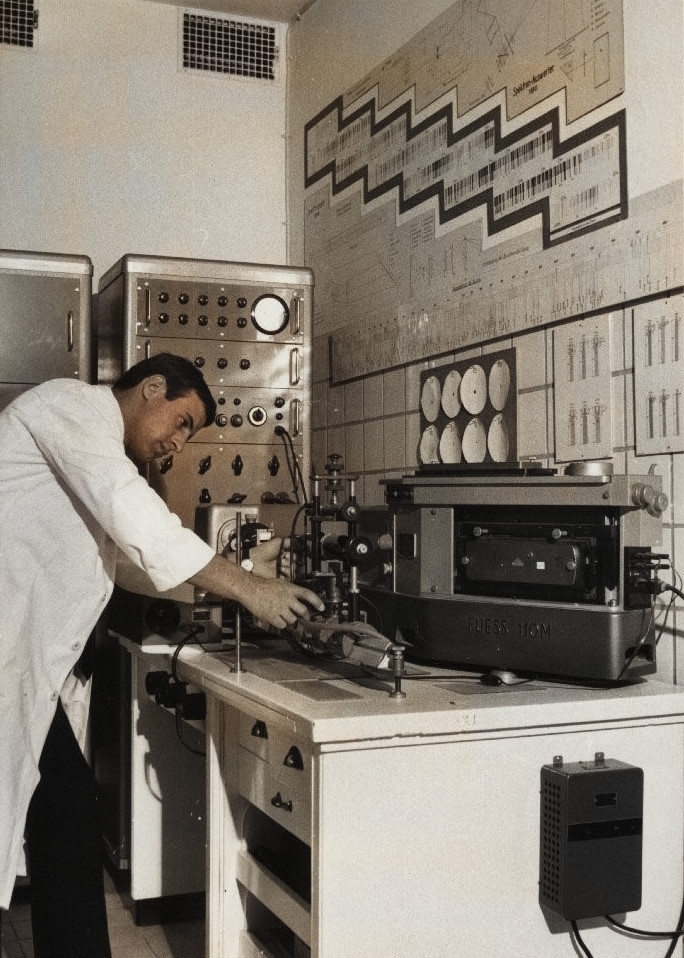
#> input picture code/image_generation/02_recolor/export/H0_recolor.BMP, 684 x 958 px, found by its file name; its folder holds only this picture in this run
$ python main.py
#> lines starting #> are read from the running program, lines starting #| are printed output that depends on the picture; long printed decimals are rounded
### code/image_generation/03_modify_chroma/chroma_utils.py
import numpy as np
import matplotlib.pyplot as plt
from scipy.interpolate import CubicSpline, Akima1DInterpolator
from scipy.optimize import curve_fit
from lab_exceptions import *

# [44 lines left out: function save_plot_lab_image_structure, not called in this run]

def get_max_chroma_factor(image_to_modify):
    min_a = np.abs(np.amin(image_to_modify[:, :, 1]))
    max_a = np.abs(np.amax(image_to_modify[:, :, 1]))
    min_b = np.abs(np.amin(image_to_modify[:, :, 2]))
    max_b = np.abs(np.amax(image_to_modify[:, :, 2]))
    max_abs_value = max(min_a, max_a, min_b, max_b)
    ab_abs_max = 99
    return ab_abs_max / max_abs_value

def get_factors_between_min_max(min_value, max_value, plot_path=None) -> list:


    def fit_func(x, a, b):
        return a*x + b

    popt, pcov = curve_fit(fit_func, [min_value, max_value], [0, 8])
    print(popt)

    factor_num_1 = int(fit_func(1.0, *popt))
    if factor_num_1 < 1.0:
        factor_num_1 = 1.0
    fixed_factors_y = [min_value, 1.0, max_value]
    fixed_factors_x = [0, factor_num_1, 8]
    print(fixed_factors_x)
    #calculated_function = CubicSpline(fixed_factors_x, fixed_factors_y)
    calculated_function = Akima1DInterpolator(fixed_factors_x, fixed_factors_y)

    x_range = np.arange(9)
    #plt.scatter(x_range, calculated_function(x_range))
    #plt.show()

    return list(calculated_function(x_range))

def get_modification_matrix(chroma_factor, requested_shape):
    vector_to_multiply_elementwise = np.array([1, chroma_factor, chroma_factor])
    return np.tile(vector_to_multiply_elementwise[None][None], (requested_shape[0], requested_shape[1], 1))

def modify_lab_image_chroma(chroma_factor, image_to_modify):
    """ Modify the provided image in Lab color space by given chroma factor. """
    # Generate the modifier matrix.
    modifier = get_modification_matrix(chroma_factor, image_to_modify.shape)

    # Elementwise multiplication of original image.
    modified_image = image_to_modify * modifier
    #return modified_image
    # Ensure the Lab color space bounds are not violated.
    # 0 <= L <= 100
    L_max = 100
    L_min = -100
    ab_max = 100
    ab_min = -100
    if np.less(np.amin(modified_image[:, :, 0]), L_min) or np.greater(np.amax(modified_image[:, :, 0]), L_max):
        print('L* value out of bound.')
        raise LabValueOutOfBound
    # -127 <= a <= 127
    if np.less(np.amin(modified_image[:, :, 1]), ab_min) or np.greater(np.amax(modified_image[:, :, 1]), ab_max):
        print(f'a* value out of bound. min = {np.amin(modified_image[:, :, 1])}, max = {np.amax(modified_image[:, :, 1])}.')
        raise LabValueOutOfBound
    # -127 <= b <= 127
    if np.less(np.amin(modified_image[:, :, 2]), ab_min) or np.greater(np.amax(modified_image[:, :, 2]), ab_max):
        print('b* value out of bound.')
        raise LabValueOutOfBound

    return modified_image

### code/image_generation/03_modify_chroma/main.py
#import sys
#import logging
#import readline
import numpy as np
import os
import matplotlib.pyplot as plt
from shutil import rmtree
from pathlib import Path
from skimage import io, color, img_as_ubyte
from chroma_utils import get_max_chroma_factor, get_factors_between_min_max, modify_lab_image_chroma

#logging.basicConfig(level=logging.ERROR)

def save_chroma_factors_plot(factors: list, path):
    x = np.arange(len(factors))
    plt.scatter(x, factors)
    plt.xlabel('Modification number')
    plt.ylabel('Chroma factor')
    plt.yticks(np.around(factors, 1))
    plt.title('Chroma modification factors')
    plt.savefig(path, facecolor='white')
    plt.close('all')

def save_overview(images, factors, file_id, path):
    fig = plt.figure(figsize=(18, 9))
    gs = fig.add_gridspec(ncols=3, nrows=3, figure=fig)

    num = 0
    for x in [0, 1, 2]:
        for y in [0, 1, 2]:
            ax = fig.add_subplot(gs[x, y])
            ax.imshow(images[num])
            ax.set_title(f'Factor {factors[num]}')
            ax.set_yticks([])
            ax.set_xticks([])
            num += 1
    fig.suptitle(f'Image {file_id} chroma factor overview')
    plt.savefig(path, facecolor='white', dpi=300)
    plt.close('all')

def create_images_with_factors(file_name):
    # [5 lines of commented-out code are left out]
    file_path = Path('image_generation/02_recolor/export').absolute() / file_name

    if not file_path.is_file():
        #logging.error(f'No file: {file_name}.')
        #return
        raise FileNotFoundError

    original_color_lab_image = color.rgb2lab(io.imread(file_path))
    max_factor = get_max_chroma_factor(original_color_lab_image)

    factors = get_factors_between_min_max(
        max_value=max_factor,
        min_value=0.6,
        plot_path= ''
    )
    factors = np.round(factors, 2)
    modified_images = []
    for factor in factors:
        modified_images.append(img_as_ubyte(color.lab2rgb(modify_lab_image_chroma(factor, original_color_lab_image))))

    export_dir = Path('image_generation/04_completed_images').absolute() / file_name

    if export_dir.is_dir():
        rmtree(export_dir)
    os.makedirs(export_dir)

    for image, factor in zip(modified_images, factors):
        io.imsave(
            export_dir / f'{file_name.split("_")[0]}_{np.around(factor, 2)}_chroma.JPG',
            image
        )
        save_chroma_factors_plot(factors, export_dir / f'{file_name.split("_")[0]}_chroma_factors.png')

    save_overview(modified_images, factors, file_name.split("_")[0], export_dir / f'{file_name.split("_")[0]}_overview.png')

def main():
    directory_path = Path('image_generation/02_recolor/export').absolute()
    export_path = Path('image_generation/04_completed_images').absolute()

    if export_path.is_dir():
        rmtree(export_path)
    os.makedirs(export_path)

    image_file_names = os.listdir(directory_path)
    image_file_names = list(filter(lambda x: x.split('_')[1].endswith('recolor.BMP'), image_file_names))

    for image in image_file_names:
        create_images_with_factors(image)
#> in create_images_with_factors, `original_color_lab_image = color.rgb2lab(io.imread(file_path))`: original_color_lab_image: shape (958, 684, 3) float64; mean of channels 0, 1, 2 50.7, 1.1, 6.6
#> in get_max_chroma_factor, `min_a = np.abs(np.amin(image_to_modify[:, :, 1]))`: min_a = 2.21
#> in get_max_chroma_factor, `max_a = np.abs(np.amax(image_to_modify[:, :, 1]))`: max_a = 16.19
#> in get_max_chroma_factor, `min_b = np.abs(np.amin(image_to_modify[:, :, 2]))`: min_b = 1.04
#> in get_max_chroma_factor, `max_b = np.abs(np.amax(image_to_modify[:, :, 2]))`: max_b = 24.56
#> in create_images_with_factors, `max_factor = get_max_chroma_factor(original_color_lab_image)`: max_factor = 4.03
#> in get_factors_between_min_max, `popt, pcov = curve_fit(fit_func, [min_value, max_value], [0, 8])`: popt = [2.33, -1.4]; pcov = [[inf, inf], [inf, inf]]
#| [ 2.332 -1.399]
#> in get_factors_between_min_max, `factor_num_1 = int(fit_func(1.0, *popt))`: factor_num_1 = 0
#> in get_factors_between_min_max, `fixed_factors_y = [min_value, 1.0, max_value]`: fixed_factors_y = [0.6, 1, 4.03]
#> in create_images_with_factors, `factors = get_factors_between_min_max( max_value=max_factor, min_value..`: factors = [0.6, 1, 1.42, 1.84, 2.27, 2.7, 3.14, 3.58, 4.03]
#> the loop in create_images_with_factors, `for factor in factors:` made 9 passes
#> factor on passes 1, 3, 4, 5, 6, 7, 8, 9: 0.6, 1.42, 1.84, 2.27, 2.7, 3.14, 3.58, 4.03
#> after the loop in create_images_with_factors, `for factor in factors:`: modified_images = 9 items
#> the loop in create_images_with_factors, `for image, factor in zip(modified_images, factors):` made 9 passes
#> factor on passes 1 to 9: 0.6, 1, 1.42, 1.84, 2.27, 2.7, 3.14, 3.58, 4.03
#> pass 1, in save_chroma_factors_plot, `plt.savefig(path, facecolor='white')`:
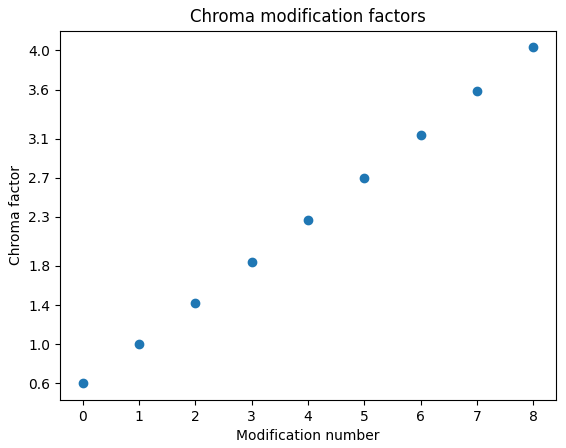
#> figure drawn by matplotlib, 1 panel
#> after the loop in save_overview, `for x in [0, 1, 2]:`: num = 9
#> in save_overview, `plt.savefig(path, facecolor='white', dpi=300)`:
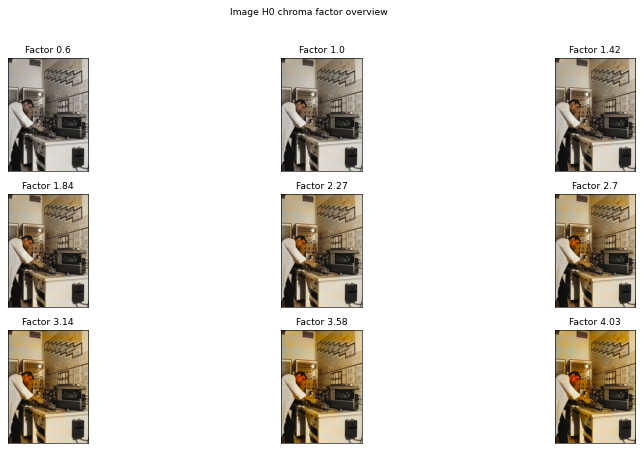
#> figure drawn by matplotlib, 9 panels

if __name__ == '__main__':
    main()

$ run again, on code/image_generation/02_recolor/export/H12_recolor.BMP
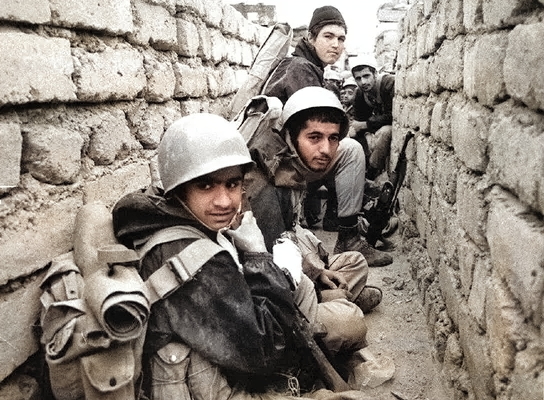
#> input picture code/image_generation/02_recolor/export/H12_recolor.BMP, 544 x 400 px, found by its file name
#> original_color_lab_image: shape (400, 544, 3) float64; mean of channels 0, 1, 2 55.9, 1.7, 5.9
#> min_a = 2.52
#> max_a = 19.23
#> min_b = 1.74
#> max_b = 18.83
#> max_abs_value = 19.23
#> max_factor = 5.15
#> popt = [1.76, -1.06]; pcov = [[inf, inf], [inf, inf]]
#| [ 1.759 -1.056]
#> factor_num_1 = 0
#> fixed_factors_y = [0.6, 1, 5.15]
#> factors = [0.6, 1, 1.51, 2.05, 2.61, 3.2, 3.82, 4.47, 5.15]
#> the loop in create_images_with_factors, `for factor in factors:` made 9 passes
#> factor on passes 1, 3, 4, 5, 6, 7, 8, 9: 0.6, 1.51, 2.05, 2.61, 3.2, 3.82, 4.47, 5.15
#> after the loop in create_images_with_factors, `for factor in factors:`: modified_images = 9 items
#> the loop in create_images_with_factors, `for image, factor in zip(modified_images, factors):` made 9 passes
#> factor on passes 1 to 8: 0.6, 1, 1.51, 2.05, 2.61, 3.2, 3.82, 4.47
#> pass 1, in save_chroma_factors_plot, `plt.savefig(path, facecolor='white')`:
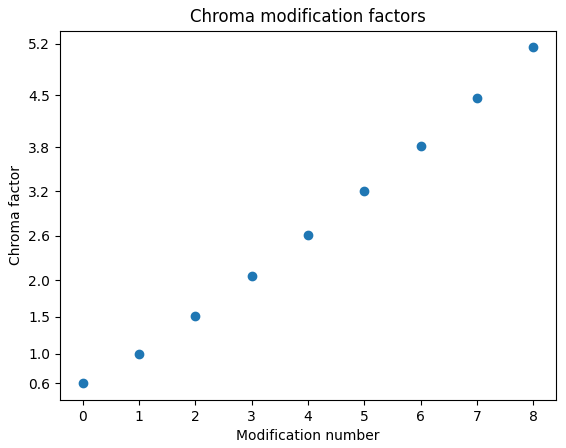
#> figure drawn by matplotlib, 1 panel
#> after the loop in save_overview, `for x in [0, 1, 2]:`: num = 9
